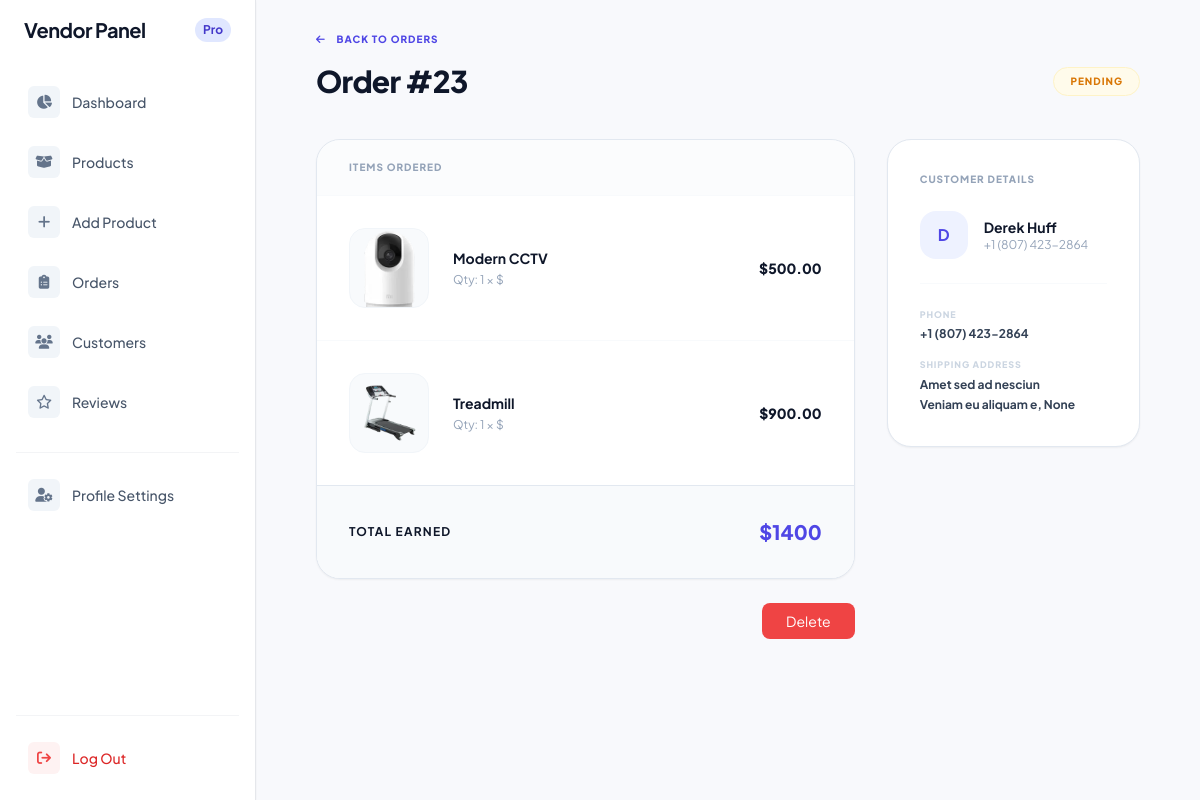
/vendor/dashboard/order/detail/23/ (signed in), run on the app's committed database.
### store/models.py (models this page shows, shortened)
class Order(models.Model):
    STATUS = (
        ("Paid", "Paid"),
        ("Pending", "Pending"),
        ("Failed", "Failed"),
    )
    user = models.ForeignKey(userauth_model.User, on_delete=models.SET_NULL, null=True)
    fullname = models.CharField(max_length=50, null=True, blank=True)
    mobile = models.CharField(max_length=50, null=True, blank=True)
    city = models.CharField(max_length=100, default='Unknown City')
    address = models.CharField(max_length=100, null=True, blank=True)
    state = models.CharField(max_length=100, null=True, blank=True)
    country = models.CharField(max_length=100, null=True, blank=True)
    total = models.DecimalField(default=0, decimal_places=2, max_digits=12, null=True, blank=True)
    payment_status = models.CharField(max_length=50, choices=STATUS, default="Pending")
    date = models.DateTimeField(default=timezone.now, null=True, blank=True)

class OrderItem(models.Model):
    product = models.ForeignKey(Product, on_delete=models.SET_NULL, null=True)
    order = models.ForeignKey(Order, on_delete=models.SET_NULL, null=True)
    qty = models.IntegerField(default=0, null=True, blank=True)
    sub_total = models.DecimalField(default=0, decimal_places=2, max_digits=12, null=True, blank=True)
    reviewed = models.BooleanField(default=False, null=True)

class Product(models.Model):
    STATUS = (
        ("Published", "Published"),
        ("Draft", "Draft"),
        ("Disabled", "Disabled"),
    )
    BANNERS = (
        ("Banner 1", "Banner 1"),
        ("Banner 2", "Banner 2"),
        ("Banner 3", "Banner 3"),
        ("Banner 4", "Banner 4"),
        ("Banner 5", "Banner 5"),
        ("Banner 6", "Banner 6"),
    )
    status = models.CharField(max_length=500, choices=STATUS, default="Published")
    user = models.ForeignKey(userauth_model.User, on_delete=models.SET_NULL, null=True)
    category = models.ForeignKey("store.Category",on_delete=models.SET_NULL, null=True)
    name = models.CharField(max_length=50)
    description = models.TextField(blank=True, null=True)
    additional_information = models.TextField(blank=True, null=True)
    image = models.ImageField(upload_to='image', null=True, blank=True)
    sale_price = models.DecimalField(default=0, decimal_places=2, max_digits=12)
    regular_price = models.DecimalField(default=0, decimal_places=2, max_digits=12, null=True, blank=True)
    in_stock = models.BooleanField(default=False)
    free_delivery = models.BooleanField(default=False)
    qty = models.IntegerField(default=0, null=True, blank=True)
    featured = models.BooleanField(default=False)
    popular = models.BooleanField(default=False)
    slug = models.SlugField(unique=True, blank=True, null=True)
    cover_image = models.ImageField(upload_to='image', null=True, blank=True)
    best_selling = models.BooleanField(default=False)
    new_arrivals = models.BooleanField(default=False)
    banner = models.CharField(max_length=50, choices=BANNERS, blank=True, null=True)

### vendor/views.py (the view)
# urls.py: path('dashboard/order/detail/<id>/', views.vendor_order_detail, name='order_detail'),
@login_required
def vendor_order_detail(request, id):
    order = Order.objects.get(id=id)
    order_items = OrderItem.objects.filter(order=order, product__user=request.user)
    vendor_order_total = order_items.aggregate(total=Sum('sub_total'))['total'] or 0
    context = {
        'order': order,
        'order_items': order_items,
        'vendor_total': vendor_order_total, # Make sure the name matches your calculation
    }
    return render(request, 'vendor/order_detail.html', context)

### store/context_processors.py (called while the page is built)
def cart_wishlist_counts(request):
    cart_count = 0
    wishlist_count = 0
    if request.user.is_authenticated:
        cart_count = Cart.objects.filter(user=request.user).count()
        wishlist_count = Wishlist.objects.filter(user=request.user).count()
    return {
        'CART_ITEM_COUNT': cart_count,
        'WISHLIST_ITEM_COUNT': wishlist_count,
    }

def default(request):
    categories = Category.objects.all()
    return {
        'categories': categories,
    }

### templates/vendor/order_detail.html (shortened to what this page needs)
<!DOCTYPE html>
<html lang="en">
<head>
    <script src="https://cdn.tailwindcss.com"></script>
    <link href="https://cdnjs.cloudflare.com/ajax/libs/flowbite/2.2.1/flowbite.min.css" rel="stylesheet" />
    <link rel="stylesheet" href="https://cdnjs.cloudflare.com/ajax/libs/font-awesome/6.4.0/css/all.min.css">
</head>
<body class="bg-[#F8F9FC] h-screen flex overflow-hidden font-['Plus_Jakarta_Sans']">
    <aside class="w-64 bg-white border-r border-slate-200 hidden lg:block flex-shrink-0 z-20">
        {% include 'vendor/includes/vendor.sidebar.html' %}
    </aside>
    <main class="flex-1 px-4 lg:px-[5%] 2xl:px-[8%] p-8 overflow-y-auto h-full mobile-padding">
        <header class="mb-10">
            <div class="flex items-center justify-between">
                <a href="{% url 'vendor_orders' %}"
                    class="text-indigo-600 text-[10px] font-black uppercase tracking-widest hover:opacity-70 transition-all">
                    <i class="fa-solid fa-arrow-left mr-2"></i> Back to Orders
                </a>
            </div>
            <div class="flex items-center justify-between mt-4 mobile-stack">
                <h1 class="text-3xl font-black text-slate-900 tracking-tight">Order #{{ order.id }}</h1>
                <span
                    class="px-4 py-1.5 rounded-full text-[10px] font-black uppercase tracking-widest
                    {% if order.payment_status == 'Paid' %} bg-emerald-50 text-emerald-600 border border-emerald-100 {% else %} bg-amber-50 text-amber-600 border border-amber-100 {% endif %}">
                    {{ order.payment_status }}
                </span>
            </div>
        </header>
        <div class="grid grid-cols-1 lg:grid-cols-12 gap-8 mb-12">
            <div class="lg:col-span-8 space-y-6 order-2 lg:order-1">
                <div class="bg-white rounded-3xl border border-slate-200 shadow-sm overflow-hidden">
                    <div class="px-8 py-5 border-b border-slate-50 bg-slate-50/50">
                        <h3 class="text-[10px] font-black text-slate-400 uppercase tracking-widest">Items Ordered</h3>
                    </div>
                    <div class="divide-y divide-slate-50">
                        {% for item in order_items %}
                        <div class="p-6 md:p-8 flex items-center gap-4 md:gap-6 group mobile-card-padding">
                            <div
                                class="h-16 w-16 md:h-20 md:w-20 bg-slate-50 rounded-2xl overflow-hidden border border-slate-100 flex-shrink-0">
                                <img src="{{ item.product.image.url }}"
                                    class="h-full w-full object-cover group-hover:scale-105 transition-all">
                            </div>
                            <div class="flex-1">
                                <h4 class="font-bold text-slate-900 text-sm">{{ item.product.name }}</h4>
                                <p class="text-xs text-slate-400 mt-1">Qty: {{ item.qty }} × ${{ item.sale_price }}</p>
                            </div>
                            <div class="text-right">
                                <p class="text-sm font-black text-slate-900">${{ item.sub_total }}</p>
                            </div>
                        </div>
                        {% endfor %}
                    </div>
                    <div
                        class="flex justify-between items-center text-xs font-bold text-slate-500 border-t border-slate-200 p-6 md:p-8 bg-slate-50">
                        <span class="text-slate-900 uppercase tracking-widest">Total Earned</span>
                        <span class="text-xl font-black text-indigo-600">${{vendor_total}}</span>
                    </div>
                </div>
                <div class="flex justify-end">
                    <a href="{% url 'vendor_order_delete' order.id %}" class="bg-red-500 text-white fot-medium px-6 py-2 rounded-lg text-sm">Delete</a>
                </div>
            </div>
            <div class="lg:col-span-4 space-y-6 order-1 lg:order-2">
                <div class="bg-white p-6 md:p-8 rounded-3xl border border-slate-200 shadow-sm mobile-card-padding">
                    <h3 class="text-[10px] font-black text-slate-400 uppercase tracking-widest mb-6">Customer Details
                    </h3>
                    <div class="flex items-center gap-4 mb-6 pb-6 border-b border-slate-50">
                        <div
                            class="h-12 w-12 bg-indigo-50 rounded-2xl flex items-center justify-center text-indigo-600 font-bold">
                            {{ order.fullname|slice:":1"|upper }}
                        </div>
                        <div>
                            <p class="font-bold text-slate-900 text-sm">{{ order.fullname }}</p>
                            <p class="text-xs text-slate-400">{{ order.mobile }}</p>
                        </div>
                    </div>
                    <div class="space-y-4">
                        <div>
                            <p class="text-[9px] font-black text-slate-300 uppercase tracking-widest mb-1">Phone</p>
                            <p class="text-xs font-bold text-slate-700">{{ order.mobile }}</p>
                        </div>
                        <div>
                            <p class="text-[9px] font-black text-slate-300 uppercase tracking-widest mb-1">Shipping
                                Address</p>
                            <p class="text-xs font-bold text-slate-700 leading-relaxed">
                                {{ order.address }}<br>
                                {{ order.city }}, {{ order.country }}
                            </p>
                        </div>
                    </div>
                </div>
            </div>
        </div>
    </main>
</body>
</html>

### templates/vendor/order_detail.html (style rules this page uses)
body { font-family: 'Plus Jakarta Sans', sans-serif; }

### data on the page
Order: id "23", payment_status "PENDING", fullname "D", fullname "Derek Huff", mobile "+1 (807) 423-2864", address "Amet sed ad nesciun", city "Veniam eu aliquam e", country "None"
OrderItem: product.image (picture), product.name "Modern CCTV", qty "1", sub_total "500.00"
OrderItem: product.image (picture), product.name "Treadmill", qty "1", sub_total "900.00"

### other printed values
{{ vendor_total }} "1400"
